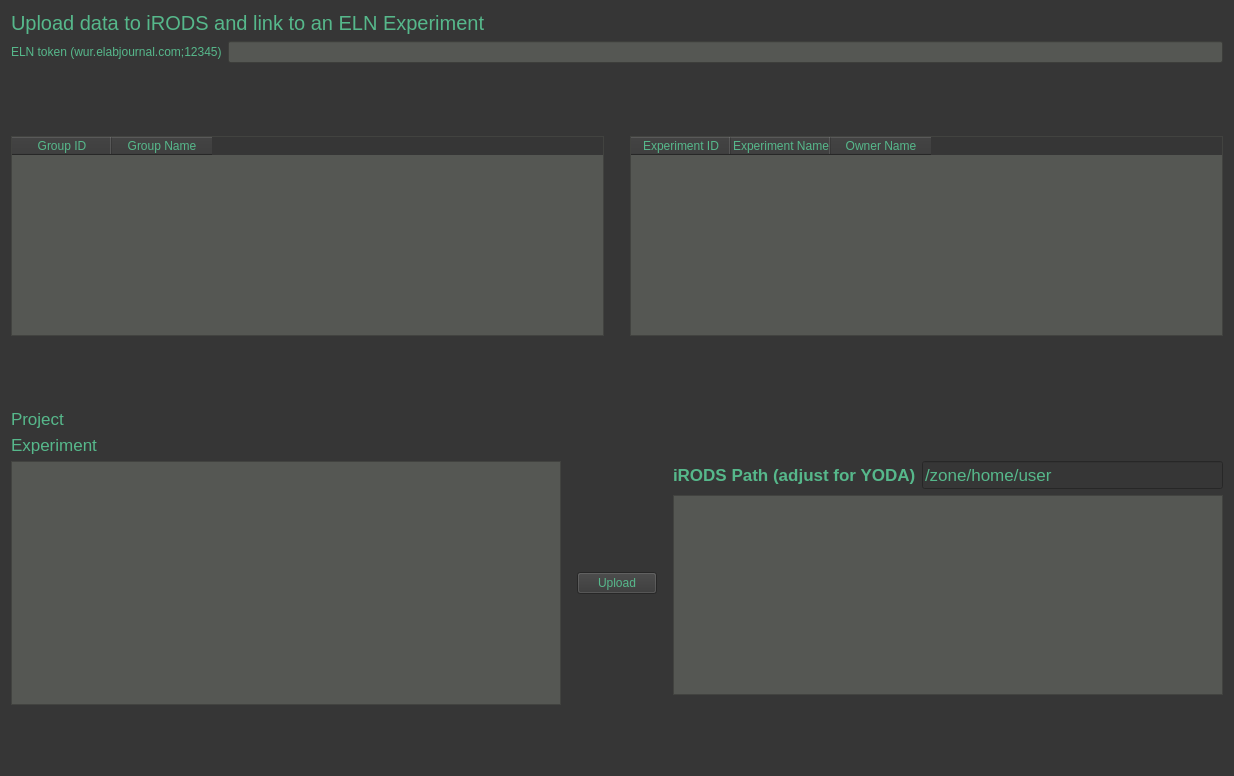
<?xml version="1.0" encoding="UTF-8"?>
<ui version="4.0">
 <class>Form</class>
 <widget class="QWidget" name="Form">
  <property name="geometry">
   <rect>
    <x>0</x>
    <y>0</y>
    <width>1234</width>
    <height>776</height>
   </rect>
  </property>
  <property name="windowTitle">
   <string>Form</string>
  </property>
  <property name="styleSheet">
   <string notr="true">QWidget
{
	color: rgb(86, 184, 139);
	background-color: rgb(54, 54, 54);
	selection-background-color: rgb(58, 152, 112);
}

QTableWidget
{
	background-color: rgb(85, 87, 83);
}

QTextBrowser
{
	background-color: rgb(85, 87, 83);
}

QTreeView
{
	background-color: rgb(85, 87, 83);
}

QLineEdit#elnTokenInput
{
	background-color: rgb(85, 87, 83);
}
QLabel#errorLabel{
  
	color: rgb(217, 174, 23);
}</string>
  </property>
  <layout class="QVBoxLayout" name="verticalLayout">
   <item>
    <widget class="QLabel" name="label_9">
     <property name="font">
      <font>
       <pointsize>15</pointsize>
      </font>
     </property>
     <property name="text">
      <string>Upload data to iRODS and link to an ELN Experiment</string>
     </property>
    </widget>
   </item>
   <item>
    <layout class="QHBoxLayout" name="horizontalLayout_7">
     <item>
      <widget class="QLabel" name="label_12">
       <property name="text">
        <string>ELN token (wur.elabjournal.com;12345)</string>
       </property>
      </widget>
     </item>
     <item>
      <widget class="QLineEdit" name="elnTokenInput">
       <property name="styleSheet">
        <string notr="true"/>
       </property>
      </widget>
     </item>
    </layout>
   </item>
   <item>
    <spacer name="verticalSpacer_11">
     <property name="orientation">
      <enum>Qt::Vertical</enum>
     </property>
     <property name="sizeType">
      <enum>QSizePolicy::Expanding</enum>
     </property>
     <property name="sizeHint" stdset="0">
      <size>
       <width>20</width>
       <height>20</height>
      </size>
     </property>
    </spacer>
   </item>
   <item>
    <layout class="QHBoxLayout" name="horizontalLayout_8">
     <item>
      <widget class="QTableWidget" name="elnGroupTable">
       <property name="minimumSize">
        <size>
         <width>200</width>
         <height>200</height>
        </size>
       </property>
       <property name="styleSheet">
        <string notr="true"/>
       </property>
       <property name="sizeAdjustPolicy">
        <enum>QAbstractScrollArea::AdjustToContentsOnFirstShow</enum>
       </property>
       <property name="editTriggers">
        <set>QAbstractItemView::NoEditTriggers</set>
       </property>
       <property name="selectionMode">
        <enum>QAbstractItemView::SingleSelection</enum>
       </property>
       <property name="selectionBehavior">
        <enum>QAbstractItemView::SelectRows</enum>
       </property>
       <column>
        <property name="text">
         <string>Group ID</string>
        </property>
       </column>
       <column>
        <property name="text">
         <string>Group Name</string>
        </property>
       </column>
      </widget>
     </item>
     <item>
      <spacer name="horizontalSpacer">
       <property name="orientation">
        <enum>Qt::Horizontal</enum>
       </property>
       <property name="sizeType">
        <enum>QSizePolicy::Minimum</enum>
       </property>
       <property name="sizeHint" stdset="0">
        <size>
         <width>20</width>
         <height>20</height>
        </size>
       </property>
      </spacer>
     </item>
     <item>
      <widget class="QTableWidget" name="elnExperimentTable">
       <property name="minimumSize">
        <size>
         <width>400</width>
         <height>200</height>
        </size>
       </property>
       <property name="styleSheet">
        <string notr="true"/>
       </property>
       <property name="sizeAdjustPolicy">
        <enum>QAbstractScrollArea::AdjustToContents</enum>
       </property>
       <property name="editTriggers">
        <set>QAbstractItemView::NoEditTriggers</set>
       </property>
       <property name="selectionMode">
        <enum>QAbstractItemView::SingleSelection</enum>
       </property>
       <property name="selectionBehavior">
        <enum>QAbstractItemView::SelectRows</enum>
       </property>
       <column>
        <property name="text">
         <string>Experiment ID</string>
        </property>
       </column>
       <column>
        <property name="text">
         <string>Experiment Name</string>
        </property>
       </column>
       <column>
        <property name="text">
         <string>Owner Name</string>
        </property>
       </column>
      </widget>
     </item>
     <item>
      <layout class="QVBoxLayout" name="verticalLayout_9"/>
     </item>
    </layout>
   </item>
   <item>
    <spacer name="verticalSpacer_10">
     <property name="orientation">
      <enum>Qt::Vertical</enum>
     </property>
     <property name="sizeType">
      <enum>QSizePolicy::Expanding</enum>
     </property>
     <property name="sizeHint" stdset="0">
      <size>
       <width>20</width>
       <height>10</height>
      </size>
     </property>
    </spacer>
   </item>
   <item>
    <layout class="QFormLayout" name="formLayout">
     <item row="0" column="0">
      <widget class="QLabel" name="label_14">
       <property name="font">
        <font>
         <pointsize>13</pointsize>
        </font>
       </property>
       <property name="text">
        <string>Project</string>
       </property>
      </widget>
     </item>
     <item row="0" column="1">
      <widget class="QLabel" name="groupIdLabel">
       <property name="font">
        <font>
         <pointsize>13</pointsize>
        </font>
       </property>
       <property name="text">
        <string/>
       </property>
      </widget>
     </item>
     <item row="1" column="0">
      <widget class="QLabel" name="label_15">
       <property name="font">
        <font>
         <pointsize>13</pointsize>
        </font>
       </property>
       <property name="text">
        <string>Experiment</string>
       </property>
      </widget>
     </item>
     <item row="1" column="1">
      <widget class="QLabel" name="experimentIdLabel">
       <property name="font">
        <font>
         <pointsize>13</pointsize>
        </font>
       </property>
       <property name="text">
        <string/>
       </property>
      </widget>
     </item>
    </layout>
   </item>
   <item>
    <layout class="QHBoxLayout" name="horizontalLayout_9">
     <item>
      <widget class="QTreeView" name="localFsTable">
       <property name="minimumSize">
        <size>
         <width>500</width>
         <height>0</height>
        </size>
       </property>
       <property name="styleSheet">
        <string notr="true"/>
       </property>
       <property name="sizeAdjustPolicy">
        <enum>QAbstractScrollArea::AdjustToContents</enum>
       </property>
       <property name="editTriggers">
        <set>QAbstractItemView::NoEditTriggers</set>
       </property>
       <property name="selectionMode">
        <enum>QAbstractItemView::NoSelection</enum>
       </property>
      </widget>
     </item>
     <item>
      <spacer name="horizontalSpacer_3">
       <property name="orientation">
        <enum>Qt::Horizontal</enum>
       </property>
       <property name="sizeType">
        <enum>QSizePolicy::Minimum</enum>
       </property>
       <property name="sizeHint" stdset="0">
        <size>
         <width>10</width>
         <height>20</height>
        </size>
       </property>
      </spacer>
     </item>
     <item>
      <widget class="QPushButton" name="elnUploadButton">
       <property name="text">
        <string>Upload</string>
       </property>
      </widget>
     </item>
     <item>
      <spacer name="horizontalSpacer_4">
       <property name="orientation">
        <enum>Qt::Horizontal</enum>
       </property>
       <property name="sizeType">
        <enum>QSizePolicy::Minimum</enum>
       </property>
       <property name="sizeHint" stdset="0">
        <size>
         <width>10</width>
         <height>20</height>
        </size>
       </property>
      </spacer>
     </item>
     <item>
      <layout class="QVBoxLayout" name="elnPathLabel">
       <item>
        <layout class="QHBoxLayout" name="horizontalLayout_10">
         <item>
          <widget class="QLabel" name="label_16">
           <property name="font">
            <font>
             <pointsize>13</pointsize>
             <weight>75</weight>
             <bold>true</bold>
            </font>
           </property>
           <property name="text">
            <string>iRODS Path (adjust for YODA)</string>
           </property>
          </widget>
         </item>
         <item>
          <widget class="QLineEdit" name="elnIrodsPath">
           <property name="font">
            <font>
             <pointsize>13</pointsize>
            </font>
           </property>
           <property name="text">
            <string>/zone/home/user</string>
           </property>
          </widget>
         </item>
        </layout>
       </item>
       <item>
        <widget class="QTextBrowser" name="elnPreviewBrowser">
         <property name="minimumSize">
          <size>
           <width>0</width>
           <height>200</height>
          </size>
         </property>
         <property name="styleSheet">
          <string notr="true"/>
         </property>
        </widget>
       </item>
       <item>
        <spacer name="verticalSpacer_9">
         <property name="orientation">
          <enum>Qt::Vertical</enum>
         </property>
         <property name="sizeType">
          <enum>QSizePolicy::Minimum</enum>
         </property>
         <property name="sizeHint" stdset="0">
          <size>
           <width>20</width>
           <height>10</height>
          </size>
         </property>
        </spacer>
       </item>
      </layout>
     </item>
    </layout>
   </item>
   <item>
    <spacer name="verticalSpacer">
     <property name="orientation">
      <enum>Qt::Vertical</enum>
     </property>
     <property name="sizeType">
      <enum>QSizePolicy::Fixed</enum>
     </property>
     <property name="sizeHint" stdset="0">
      <size>
       <width>20</width>
       <height>40</height>
      </size>
     </property>
    </spacer>
   </item>
   <item>
    <widget class="QLabel" name="errorLabel">
     <property name="text">
      <string/>
     </property>
    </widget>
   </item>
  </layout>
 </widget>
 <resources/>
 <connections/>
</ui>
